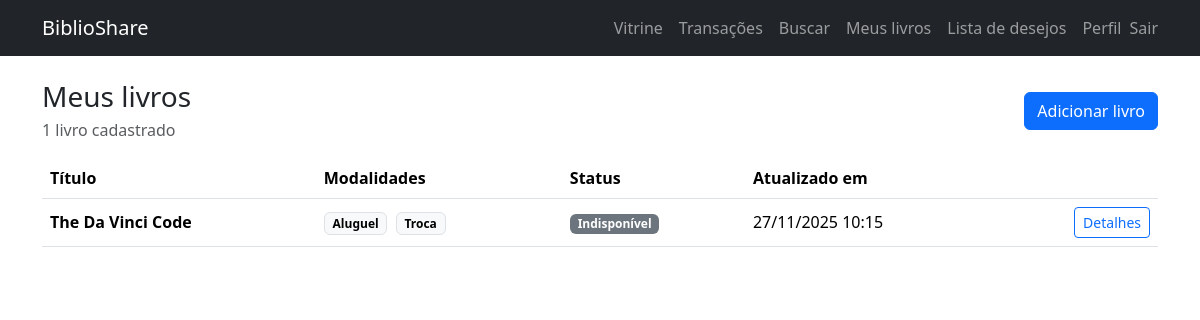
The page /meus-livros/ (signed in) on the database as committed earlier.
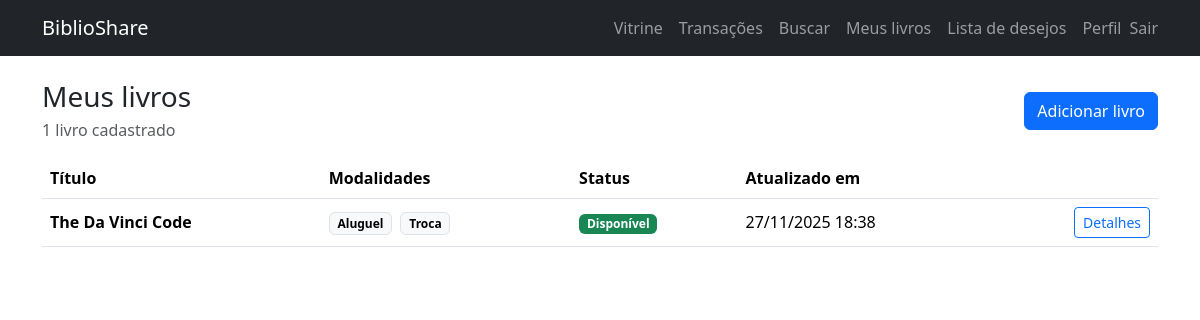
The same page on the database as committed later.
### livros/models.py (models this page shows, shortened)
class Livro(models.Model):
    class Modalidades(models.TextChoices):
        DOACAO = 'DOACAO', 'Doação'
        EMPRESTIMO = 'EMPRESTIMO', 'Empréstimo'
        ALUGUEL = 'ALUGUEL', 'Aluguel'
        TROCA = 'TROCA', 'Troca'
    dono = models.ForeignKey(
        settings.AUTH_USER_MODEL,
        on_delete=models.CASCADE,
        related_name='livros',
        verbose_name='dono',
    )
    isbn = models.CharField(
        'ISBN',
        max_length=20,
        blank=True,
        db_index=True,
    )
    titulo = models.CharField('título', max_length=255)
    autor = models.CharField('autor', max_length=255, blank=True)
    editora = models.CharField('editora', max_length=255, blank=True)
    ano_publicacao = models.CharField('ano de publicação', max_length=4, blank=True)
    capa_url = models.URLField('URL da capa', blank=True)
    sinopse = models.TextField('sinopse', blank=True)
    modalidades = models.JSONField('modalidades', default=list)
    valor_aluguel_semanal = models.DecimalField(
        'valor semanal do aluguel',
        max_digits=8,
        decimal_places=2,
        null=True,
        blank=True,
    )
    prazo_emprestimo_dias = models.PositiveIntegerField(
        'prazo do empréstimo (dias)',
        null=True,
        blank=True,
    )
    disponivel = models.BooleanField('disponível', default=True)
    criado_em = models.DateTimeField('criado em', auto_now_add=True)
    atualizado_em = models.DateTimeField('atualizado em', auto_now=True)
    class Meta:
        ordering = ('-criado_em',)
        verbose_name = 'Livro'
        verbose_name_plural = 'Livros'

### livros/views.py (the view)
class MeusLivrosView(LoginRequiredMixin, ListView):
    template_name = 'livros/meus_livros.html'
    context_object_name = 'livros'
    def get_queryset(self):
        return Livro.objects.filter(dono=self.request.user).order_by('-criado_em')
    def get_context_data(self, **kwargs):
        contexto = super().get_context_data(**kwargs)
        contexto['total_livros'] = contexto['livros'].count()
        return contexto

### templates/livros/meus_livros.html (shortened to what this page needs)
{% extends "base.html" %}
{% block content %}
<div class="d-flex justify-content-between align-items-center mb-3">
  <div>
    <h1 class="h3 mb-1">Meus livros</h1>
    <p class="text-muted mb-0">{{ total_livros }} livro{{ total_livros|pluralize:"s" }} cadastrado{{ total_livros|pluralize }}</p>
  </div>
  <a class="btn btn-primary" href="{% url 'livros_web:adicionar-livro' %}">Adicionar livro</a>
</div>
{% if livros %}
  <div class="table-responsive">
    <table class="table align-middle">
      <thead>
        <tr>
          <th>Título</th>
          <th>Modalidades</th>
          <th>Status</th>
          <th>Atualizado em</th>
          <th></th>
        </tr>
      </thead>
      <tbody>
        {% for livro in livros %}
          <tr>
            <td class="fw-semibold">{{ livro.titulo }}</td>
            <td>
              {% for modalidade in livro.modalidades %}
                <span class="badge text-bg-light border me-1">{{ modalidade|title }}</span>
              {% empty %}
                <span class="text-muted">-</span>
              {% endfor %}
            </td>
            <td>
              {% if livro.disponivel %}
                <span class="badge text-bg-success">Disponível</span>
              {% else %}
                <span class="badge text-bg-secondary">Indisponível</span>
              {% endif %}
            </td>
            <td>{{ livro.atualizado_em|date:"d/m/Y H:i" }}</td>
            <td class="text-end">
              <a class="btn btn-sm btn-outline-primary" href="{% url 'livros_web:detalhes-livro' livro.pk %}">
                Detalhes
              </a>
            </td>
          </tr>
        {% endfor %}
      </tbody>
    </table>
  </div>
{% else %}
  <div class="text-center py-5 border rounded bg-light">
    <p class="mb-3">Nenhum livro cadastrado ainda.</p>
    <a class="btn btn-primary" href="{% url 'livros_web:adicionar-livro' %}">Cadastrar primeiro livro</a>
  </div>
{% endif %}
{% endblock %}

Rows that differ between the two databases and show on the page:
changed Livro "The Da Vinci Code": atualizado_em "27/11/2025 10:15" → "27/11/2025 18:38"; disponivel "Indisponível" → "Disponível"
